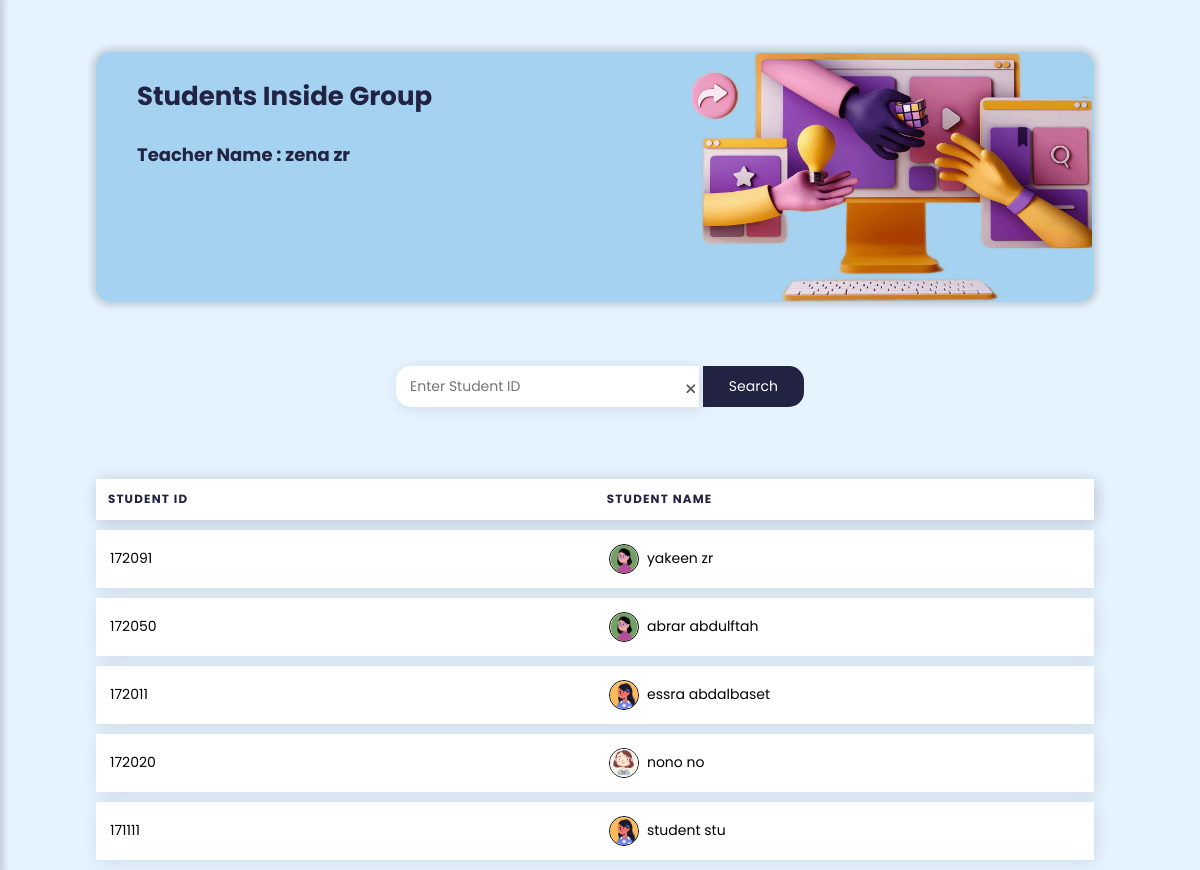
/UI/control_panel/students_in_group_control_panel.php?g_no=122&tr_name=zena zr, run on the app's committed database.
### tables this page shows
CREATE TABLE IF NOT EXISTS `student` (
  `stu_id` int(8) NOT NULL,
  `user_id` int(8) NOT NULL,
  `stu_specialization` varchar(25) NOT NULL,
  PRIMARY KEY (`stu_id`),
  KEY `fk_user_id_s` (`user_id`) USING BTREE
);

CREATE TABLE IF NOT EXISTS `user` (
  `user_id` int(8) NOT NULL AUTO_INCREMENT,
  `full_name` varchar(50) NOT NULL,
  `password` varchar(225) NOT NULL,
  `u_img` varchar(225) DEFAULT NULL,
  `role` varchar(8) DEFAULT NULL,
  PRIMARY KEY (`user_id`)
);

### controls/students.php (called while the page is built, shortened)
<?php
global $conn;
function selectAllStudentInGroup(){
    global $conn;
    if(isset($_GET['g_no'])){
        $sql = "SELECT user.full_name,user.u_img,student.stu_id FROM user,student, student_group WHERE user.user_id=student.user_id AND student.stu_id=student_group.stu_id AND student_group.g_no ='$_GET[g_no]';";
        $pre=$conn->prepare($sql);
        $pre->execute();
        $records=$pre->get_result()->fetch_all(MYSQLI_ASSOC);
        return $records;
    }
}

### UI/control_panel/students_in_group_control_panel.php (the view, shortened to what this page needs)
<?php
include(MAIN_PATH."/controls/students.php");
$search="";
if(isset($_POST['search_stu'])){
    if(!empty($_POST['find_stu']))
    {
        $search=$_POST['find_stu'];
        $students=searchStudentInGroup($search);
    }
}
else{
    $students=selectAllStudentInGroup();
}
?>
<!DOCTYPE html>
<html lang="en">
    <head>
        <link rel="stylesheet" href="../../css/controlpanel_groups_teacher_student_files.css">
        <link rel="stylesheet" href="https://maxst.icons8.com/vue-static/landings/line-awesome/line-awesome/1.3.0/css/line-awesome.min.css">
        <link rel="stylesheet"href="https://cdnjs.cloudflare.com/ajax/libs/font-awesome/6.2.0/css/all.min.css"/>
    </head>
<body id="b-vlightblue">
<header class="main_icon">
</header>
<div class="main-content">
    <div class="header-box">
        <div class="header-box-content-table">
            <h2>Students Inside Group</h2><br>
            <h4 style="text-align: left;">Teacher Name :
                <?php
                if(isset($_GET['tr_name'])){
                    $tr_name=$_GET['tr_name'];
                }
                echo  $tr_name?>
            </h4>
        </div>
        <img src="../../sources/image/teacher_image_3d.png" >
    </div>
    <form action="" method="POST"  onsubmit="return check_Enter(this)">
        <div class="search">
            <input type="text" value="<?php echo $search;?>" placeholder=" Enter Student ID" id="find_stu" name="find_stu"  onkeypress="return onlyNumberKey(event)" >
            <span class="clear-btn"><i id="clear-btn" class="fa-solid fa-xmark" onclick="ClearFields();"></i></span>
            <button type="submit" name="search_stu">Search</button>
        </div>
    </form>
    <?php if(!empty($students)): ?>
    <div class="table-box">
        <table class="table">
            <thead>
                <tr>
                    <th scope="col">Student Id</th>
                    <th scope="col">Student Name</th>
                </tr>
            </thead>
            <tbody>
            <?php foreach($students as $key => $student):?>
                <tr>
                    <td data-label="stu-id"><?php echo $student['stu_id'] ?></td>
                    <td data-label="stu-name"><img src="<?php echo BASE_URL . '/sources/image/' . $student['u_img']; ?>" class="tab-img" style="width: 30px; height: 30px;border-radius:100%;"><?php echo $student['full_name'] ?></td>
                </tr>
            <?php endforeach; ?>
            </tbody>
        </table>
    </div>
    <?php endif;?>
</div>
</body>
</html>

### css/controlpanel_groups_teacher_student_files.css (style rules this page uses)
:root { --darkblue:#2A3D6C ; --vdarkblue:#222242 ; --orange:#FFBA5F; --lightorange:#fcc680; --shadow1:rgba(17,17,26,0.1) 2px 2px 16px; --shadow2:0 0 0.375rem 0.25rem rgb(0 0 0 / 15%); --lightblue:#A4D2F0; --lightgreen:#D8E6D6; --vlightblue:#e5f3fe; --darkgreen:#53744A; --red:#D92A2A; }
* { padding: 0; margin: 0; text-decoration: none; list-style-type: none; box-sizing: border-box; font-family: "Poppins", sans-serif; }
body { overflow-x: hidden; }
.main-content { margin-left:290px; width: calc(100vw - 290px); transition: margin-left 300ms; padding: 1rem 6rem; }
header { display: flex; align-items: center; }
.header-box { height: 250px; width: 99%; box-shadow: var(--shadow2); background: var(--lightblue); margin-top: 20px; border-radius: 15px; }
.header-box img { width: 420px; float: right; margin-right: 100px; }
@media only screen and (max-width:1334px) { .header-box img { margin-top: 0rem; margin-right: .3rem; width: 440px; } }
@media only screen and (max-width:1370px) { .header-box img { margin-top: 0rem; margin-right: .1rem; width: 400px; } }
@media only screen and (max-width:1280px) { .main-content { width: 100vw; margin-left: 0; } }
@media only screen and (max-width:1280px) { span.clear-btn { right: 40%; } }
#b-vlightblue { background: var(--vlightblue); }
.header-box-content-table { float: left; padding:25px; }
.header-box-content-table { text-align: center; }
.header-box-content-table h2 { font-size: 26px; padding-left: 1rem; color: var(--vdarkblue); }
.header-box-content-table h4 { font-size: 18px; padding-left: 1rem; color: var(--vdarkblue); }
div.search { margin-top: 4rem; text-align: center; }
.search input[type=text] { padding: 10px; font-size: 14px; width: 30%; border: none; border-radius : 15px 0px 0px 15px; background: #fff; box-shadow: var(--shadow1); margin-bottom: 12px; outline: none; }
span.clear-btn { position: absolute; right: 35%; margin-top: 13px; margin-left: 10px; font-size: 14px; color: rgb(87, 91, 95); cursor: pointer; }
.search button { width: 10%; padding: 10px; background: var(--vdarkblue); color: white; font-size: 14px; border-radius : 0px 15px 15px 0px; border: none; cursor: pointer; }
.search::after { content: ""; clear: both; display: table; }
.table-box { width:99%; box-shadow: var(--shadow); margin-top: 30px; border-radius: 10px; float: left; }
table { border-collapse: separate; margin: 0; padding: 0; width: 100%; font-size: 14px; border-radius: 10px; table-layout: fixed; border-spacing: 0 10px; }
table tr { padding: .15em; margin-bottom: 10px; box-shadow: var(--shadow1); }
thead { box-shadow: var(--shadow1); color: var(--vdarkblue); }
table th,table td { padding: 1em; text-align: left; background: #FFFFFF; }
table th { font-size: .85em; letter-spacing: .1em; text-transform: uppercase; }
.tab-img { display: inline-block; width: 30px; height: 30px; vertical-align: middle; border: 1px solid #000; border-radius:100%; margin-right: 8px; }
@media only screen and (max-width:1280px) { span.clear-btn { right: 42%; } }

### data on the page
student: stu_id "172091", user.u_img (picture), user.full_name "yakeen zr"
student: stu_id "172050", user.u_img (picture), user.full_name "abrar abdulftah"
student: stu_id "172011", user.u_img (picture), user.full_name "essra abdalbaset"
student: stu_id "172020", user.u_img (picture), user.full_name "nono no"
student: stu_id "171111", user.u_img (picture), user.full_name "student stu"

### other printed values
$tr_name "zena zr"
